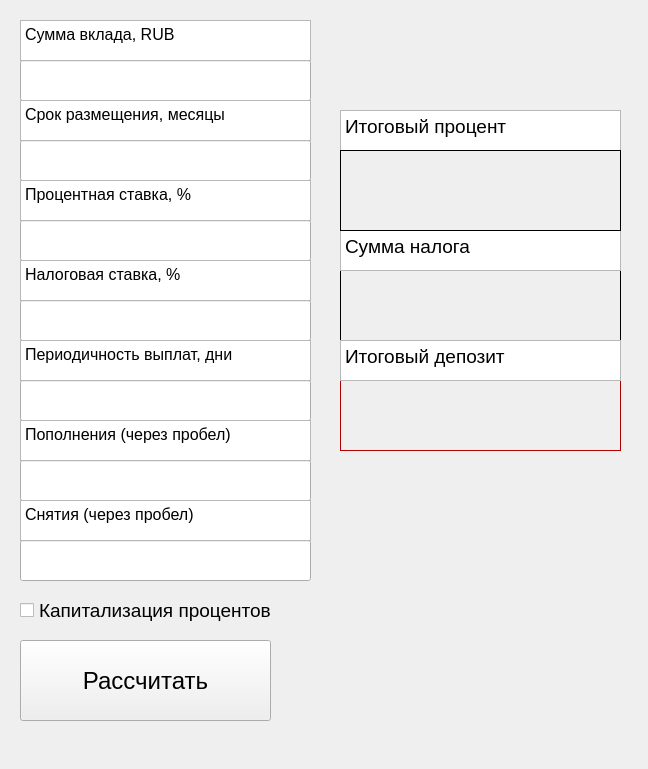
<?xml version="1.0" encoding="UTF-8"?>
<ui version="4.0">
 <class>DepositCalc</class>
 <widget class="QWidget" name="DepositCalc">
  <property name="geometry">
   <rect>
    <x>0</x>
    <y>0</y>
    <width>648</width>
    <height>769</height>
   </rect>
  </property>
  <property name="windowTitle">
   <string>Deposit Calculator</string>
  </property>
  <widget class="QLineEdit" name="amount">
   <property name="geometry">
    <rect>
     <x>20</x>
     <y>60</y>
     <width>291</width>
     <height>41</height>
    </rect>
   </property>
   <property name="maxLength">
    <number>255</number>
   </property>
  </widget>
  <widget class="QLineEdit" name="term">
   <property name="geometry">
    <rect>
     <x>20</x>
     <y>140</y>
     <width>291</width>
     <height>41</height>
    </rect>
   </property>
   <property name="maxLength">
    <number>255</number>
   </property>
  </widget>
  <widget class="QLineEdit" name="rate">
   <property name="geometry">
    <rect>
     <x>20</x>
     <y>220</y>
     <width>291</width>
     <height>41</height>
    </rect>
   </property>
   <property name="maxLength">
    <number>255</number>
   </property>
  </widget>
  <widget class="QLineEdit" name="tax">
   <property name="geometry">
    <rect>
     <x>20</x>
     <y>300</y>
     <width>291</width>
     <height>41</height>
    </rect>
   </property>
   <property name="maxLength">
    <number>255</number>
   </property>
  </widget>
  <widget class="QLineEdit" name="frequency">
   <property name="geometry">
    <rect>
     <x>20</x>
     <y>380</y>
     <width>291</width>
     <height>41</height>
    </rect>
   </property>
   <property name="maxLength">
    <number>255</number>
   </property>
  </widget>
  <widget class="QCheckBox" name="cap_percent">
   <property name="geometry">
    <rect>
     <x>20</x>
     <y>590</y>
     <width>291</width>
     <height>41</height>
    </rect>
   </property>
   <property name="font">
    <font>
     <pointsize>14</pointsize>
    </font>
   </property>
   <property name="text">
    <string>Капитализация процентов</string>
   </property>
   <property name="iconSize">
    <size>
     <width>32</width>
     <height>32</height>
    </size>
   </property>
  </widget>
  <widget class="QLineEdit" name="replen">
   <property name="geometry">
    <rect>
     <x>20</x>
     <y>460</y>
     <width>291</width>
     <height>41</height>
    </rect>
   </property>
   <property name="maxLength">
    <number>255</number>
   </property>
  </widget>
  <widget class="QLineEdit" name="withdraw">
   <property name="geometry">
    <rect>
     <x>20</x>
     <y>540</y>
     <width>291</width>
     <height>41</height>
    </rect>
   </property>
   <property name="maxLength">
    <number>255</number>
   </property>
  </widget>
  <widget class="QLabel" name="DepOutput">
   <property name="geometry">
    <rect>
     <x>340</x>
     <y>380</y>
     <width>281</width>
     <height>71</height>
    </rect>
   </property>
   <property name="font">
    <font>
     <pointsize>14</pointsize>
    </font>
   </property>
   <property name="styleSheet">
    <string notr="true">color: rgb(179, 0, 3);</string>
   </property>
   <property name="frameShape">
    <enum>QFrame::Box</enum>
   </property>
   <property name="text">
    <string/>
   </property>
   <property name="alignment">
    <set>Qt::AlignLeading|Qt::AlignLeft|Qt::AlignVCenter</set>
   </property>
   <property name="textInteractionFlags">
    <set>Qt::NoTextInteraction</set>
   </property>
  </widget>
  <widget class="QLabel" name="taxOutput">
   <property name="geometry">
    <rect>
     <x>340</x>
     <y>270</y>
     <width>281</width>
     <height>71</height>
    </rect>
   </property>
   <property name="font">
    <font>
     <pointsize>14</pointsize>
    </font>
   </property>
   <property name="frameShape">
    <enum>QFrame::Box</enum>
   </property>
   <property name="text">
    <string/>
   </property>
  </widget>
  <widget class="QTextEdit" name="textEdit">
   <property name="geometry">
    <rect>
     <x>20</x>
     <y>20</y>
     <width>291</width>
     <height>41</height>
    </rect>
   </property>
   <property name="html">
    <string>&lt;!DOCTYPE HTML PUBLIC &quot;-//W3C//DTD HTML 4.0//EN&quot; &quot;http://www.w3.org/TR/REC-html40/strict.dtd&quot;&gt;
&lt;html&gt;&lt;head&gt;&lt;meta name=&quot;qrichtext&quot; content=&quot;1&quot; /&gt;&lt;meta charset=&quot;utf-8&quot; /&gt;&lt;style type=&quot;text/css&quot;&gt;
p, li { white-space: pre-wrap; }
hr { height: 1px; border-width: 0; }
li.unchecked::marker { content: &quot;\2610&quot;; }
li.checked::marker { content: &quot;\2612&quot;; }
&lt;/style&gt;&lt;/head&gt;&lt;body style=&quot; font-family:'Segoe UI'; font-size:9.75pt; font-weight:400; font-style:normal;&quot;&gt;
&lt;p style=&quot; margin-top:0px; margin-bottom:0px; margin-left:0px; margin-right:0px; -qt-block-indent:0; text-indent:0px;&quot;&gt;&lt;span style=&quot; font-size:12pt;&quot;&gt;Cумма вклада, RUB&lt;/span&gt;&lt;/p&gt;&lt;/body&gt;&lt;/html&gt;</string>
   </property>
   <property name="textInteractionFlags">
    <set>Qt::NoTextInteraction</set>
   </property>
  </widget>
  <widget class="QTextEdit" name="textEdit_2">
   <property name="geometry">
    <rect>
     <x>20</x>
     <y>100</y>
     <width>291</width>
     <height>41</height>
    </rect>
   </property>
   <property name="html">
    <string>&lt;!DOCTYPE HTML PUBLIC &quot;-//W3C//DTD HTML 4.0//EN&quot; &quot;http://www.w3.org/TR/REC-html40/strict.dtd&quot;&gt;
&lt;html&gt;&lt;head&gt;&lt;meta name=&quot;qrichtext&quot; content=&quot;1&quot; /&gt;&lt;meta charset=&quot;utf-8&quot; /&gt;&lt;style type=&quot;text/css&quot;&gt;
p, li { white-space: pre-wrap; }
hr { height: 1px; border-width: 0; }
li.unchecked::marker { content: &quot;\2610&quot;; }
li.checked::marker { content: &quot;\2612&quot;; }
&lt;/style&gt;&lt;/head&gt;&lt;body style=&quot; font-family:'Segoe UI'; font-size:9.75pt; font-weight:400; font-style:normal;&quot;&gt;
&lt;p style=&quot; margin-top:0px; margin-bottom:0px; margin-left:0px; margin-right:0px; -qt-block-indent:0; text-indent:0px;&quot;&gt;&lt;span style=&quot; font-size:12pt;&quot;&gt;Срок размещения, месяцы&lt;/span&gt;&lt;/p&gt;&lt;/body&gt;&lt;/html&gt;</string>
   </property>
   <property name="textInteractionFlags">
    <set>Qt::NoTextInteraction</set>
   </property>
  </widget>
  <widget class="QTextEdit" name="textEdit_3">
   <property name="geometry">
    <rect>
     <x>20</x>
     <y>180</y>
     <width>291</width>
     <height>41</height>
    </rect>
   </property>
   <property name="html">
    <string>&lt;!DOCTYPE HTML PUBLIC &quot;-//W3C//DTD HTML 4.0//EN&quot; &quot;http://www.w3.org/TR/REC-html40/strict.dtd&quot;&gt;
&lt;html&gt;&lt;head&gt;&lt;meta name=&quot;qrichtext&quot; content=&quot;1&quot; /&gt;&lt;meta charset=&quot;utf-8&quot; /&gt;&lt;style type=&quot;text/css&quot;&gt;
p, li { white-space: pre-wrap; }
hr { height: 1px; border-width: 0; }
li.unchecked::marker { content: &quot;\2610&quot;; }
li.checked::marker { content: &quot;\2612&quot;; }
&lt;/style&gt;&lt;/head&gt;&lt;body style=&quot; font-family:'Segoe UI'; font-size:9.75pt; font-weight:400; font-style:normal;&quot;&gt;
&lt;p style=&quot; margin-top:0px; margin-bottom:0px; margin-left:0px; margin-right:0px; -qt-block-indent:0; text-indent:0px;&quot;&gt;&lt;span style=&quot; font-size:12pt;&quot;&gt;Процентная ставка, %&lt;/span&gt;&lt;/p&gt;&lt;/body&gt;&lt;/html&gt;</string>
   </property>
   <property name="textInteractionFlags">
    <set>Qt::NoTextInteraction</set>
   </property>
  </widget>
  <widget class="QTextEdit" name="textEdit_4">
   <property name="geometry">
    <rect>
     <x>20</x>
     <y>260</y>
     <width>291</width>
     <height>41</height>
    </rect>
   </property>
   <property name="html">
    <string>&lt;!DOCTYPE HTML PUBLIC &quot;-//W3C//DTD HTML 4.0//EN&quot; &quot;http://www.w3.org/TR/REC-html40/strict.dtd&quot;&gt;
&lt;html&gt;&lt;head&gt;&lt;meta name=&quot;qrichtext&quot; content=&quot;1&quot; /&gt;&lt;meta charset=&quot;utf-8&quot; /&gt;&lt;style type=&quot;text/css&quot;&gt;
p, li { white-space: pre-wrap; }
hr { height: 1px; border-width: 0; }
li.unchecked::marker { content: &quot;\2610&quot;; }
li.checked::marker { content: &quot;\2612&quot;; }
&lt;/style&gt;&lt;/head&gt;&lt;body style=&quot; font-family:'Segoe UI'; font-size:9.75pt; font-weight:400; font-style:normal;&quot;&gt;
&lt;p style=&quot; margin-top:0px; margin-bottom:0px; margin-left:0px; margin-right:0px; -qt-block-indent:0; text-indent:0px;&quot;&gt;&lt;span style=&quot; font-size:12pt;&quot;&gt;Налоговая ставка, %&lt;/span&gt;&lt;/p&gt;&lt;/body&gt;&lt;/html&gt;</string>
   </property>
   <property name="textInteractionFlags">
    <set>Qt::NoTextInteraction</set>
   </property>
  </widget>
  <widget class="QTextEdit" name="textEdit_5">
   <property name="geometry">
    <rect>
     <x>20</x>
     <y>340</y>
     <width>291</width>
     <height>41</height>
    </rect>
   </property>
   <property name="html">
    <string>&lt;!DOCTYPE HTML PUBLIC &quot;-//W3C//DTD HTML 4.0//EN&quot; &quot;http://www.w3.org/TR/REC-html40/strict.dtd&quot;&gt;
&lt;html&gt;&lt;head&gt;&lt;meta name=&quot;qrichtext&quot; content=&quot;1&quot; /&gt;&lt;meta charset=&quot;utf-8&quot; /&gt;&lt;style type=&quot;text/css&quot;&gt;
p, li { white-space: pre-wrap; }
hr { height: 1px; border-width: 0; }
li.unchecked::marker { content: &quot;\2610&quot;; }
li.checked::marker { content: &quot;\2612&quot;; }
&lt;/style&gt;&lt;/head&gt;&lt;body style=&quot; font-family:'Segoe UI'; font-size:9.75pt; font-weight:400; font-style:normal;&quot;&gt;
&lt;p style=&quot; margin-top:0px; margin-bottom:0px; margin-left:0px; margin-right:0px; -qt-block-indent:0; text-indent:0px;&quot;&gt;&lt;span style=&quot; font-size:12pt;&quot;&gt;Периодичность выплат, дни&lt;/span&gt;&lt;/p&gt;&lt;/body&gt;&lt;/html&gt;</string>
   </property>
   <property name="textInteractionFlags">
    <set>Qt::NoTextInteraction</set>
   </property>
  </widget>
  <widget class="QTextEdit" name="textEdit_6">
   <property name="geometry">
    <rect>
     <x>20</x>
     <y>420</y>
     <width>291</width>
     <height>41</height>
    </rect>
   </property>
   <property name="html">
    <string>&lt;!DOCTYPE HTML PUBLIC &quot;-//W3C//DTD HTML 4.0//EN&quot; &quot;http://www.w3.org/TR/REC-html40/strict.dtd&quot;&gt;
&lt;html&gt;&lt;head&gt;&lt;meta name=&quot;qrichtext&quot; content=&quot;1&quot; /&gt;&lt;meta charset=&quot;utf-8&quot; /&gt;&lt;style type=&quot;text/css&quot;&gt;
p, li { white-space: pre-wrap; }
hr { height: 1px; border-width: 0; }
li.unchecked::marker { content: &quot;\2610&quot;; }
li.checked::marker { content: &quot;\2612&quot;; }
&lt;/style&gt;&lt;/head&gt;&lt;body style=&quot; font-family:'Segoe UI'; font-size:9.75pt; font-weight:400; font-style:normal;&quot;&gt;
&lt;p style=&quot; margin-top:0px; margin-bottom:0px; margin-left:0px; margin-right:0px; -qt-block-indent:0; text-indent:0px;&quot;&gt;&lt;span style=&quot; font-size:12pt;&quot;&gt;Пополнения (через пробел)&lt;/span&gt;&lt;/p&gt;&lt;/body&gt;&lt;/html&gt;</string>
   </property>
   <property name="textInteractionFlags">
    <set>Qt::NoTextInteraction</set>
   </property>
  </widget>
  <widget class="QTextEdit" name="textEdit_7">
   <property name="geometry">
    <rect>
     <x>20</x>
     <y>500</y>
     <width>291</width>
     <height>41</height>
    </rect>
   </property>
   <property name="html">
    <string>&lt;!DOCTYPE HTML PUBLIC &quot;-//W3C//DTD HTML 4.0//EN&quot; &quot;http://www.w3.org/TR/REC-html40/strict.dtd&quot;&gt;
&lt;html&gt;&lt;head&gt;&lt;meta name=&quot;qrichtext&quot; content=&quot;1&quot; /&gt;&lt;meta charset=&quot;utf-8&quot; /&gt;&lt;style type=&quot;text/css&quot;&gt;
p, li { white-space: pre-wrap; }
hr { height: 1px; border-width: 0; }
li.unchecked::marker { content: &quot;\2610&quot;; }
li.checked::marker { content: &quot;\2612&quot;; }
&lt;/style&gt;&lt;/head&gt;&lt;body style=&quot; font-family:'Segoe UI'; font-size:9.75pt; font-weight:400; font-style:normal;&quot;&gt;
&lt;p style=&quot; margin-top:0px; margin-bottom:0px; margin-left:0px; margin-right:0px; -qt-block-indent:0; text-indent:0px;&quot;&gt;&lt;span style=&quot; font-size:12pt;&quot;&gt;Снятия (через пробел)&lt;/span&gt;&lt;/p&gt;&lt;/body&gt;&lt;/html&gt;</string>
   </property>
   <property name="textInteractionFlags">
    <set>Qt::NoTextInteraction</set>
   </property>
  </widget>
  <widget class="QTextEdit" name="textEdit_8">
   <property name="geometry">
    <rect>
     <x>340</x>
     <y>110</y>
     <width>281</width>
     <height>41</height>
    </rect>
   </property>
   <property name="html">
    <string>&lt;!DOCTYPE HTML PUBLIC &quot;-//W3C//DTD HTML 4.0//EN&quot; &quot;http://www.w3.org/TR/REC-html40/strict.dtd&quot;&gt;
&lt;html&gt;&lt;head&gt;&lt;meta name=&quot;qrichtext&quot; content=&quot;1&quot; /&gt;&lt;meta charset=&quot;utf-8&quot; /&gt;&lt;style type=&quot;text/css&quot;&gt;
p, li { white-space: pre-wrap; }
hr { height: 1px; border-width: 0; }
li.unchecked::marker { content: &quot;\2610&quot;; }
li.checked::marker { content: &quot;\2612&quot;; }
&lt;/style&gt;&lt;/head&gt;&lt;body style=&quot; font-family:'Segoe UI'; font-size:9.75pt; font-weight:400; font-style:normal;&quot;&gt;
&lt;p style=&quot; margin-top:0px; margin-bottom:0px; margin-left:0px; margin-right:0px; -qt-block-indent:0; text-indent:0px;&quot;&gt;&lt;span style=&quot; font-size:14pt;&quot;&gt;Итоговый процент&lt;/span&gt;&lt;/p&gt;&lt;/body&gt;&lt;/html&gt;</string>
   </property>
   <property name="textInteractionFlags">
    <set>Qt::NoTextInteraction</set>
   </property>
  </widget>
  <widget class="QTextEdit" name="textEdit_9">
   <property name="geometry">
    <rect>
     <x>340</x>
     <y>230</y>
     <width>281</width>
     <height>41</height>
    </rect>
   </property>
   <property name="html">
    <string>&lt;!DOCTYPE HTML PUBLIC &quot;-//W3C//DTD HTML 4.0//EN&quot; &quot;http://www.w3.org/TR/REC-html40/strict.dtd&quot;&gt;
&lt;html&gt;&lt;head&gt;&lt;meta name=&quot;qrichtext&quot; content=&quot;1&quot; /&gt;&lt;meta charset=&quot;utf-8&quot; /&gt;&lt;style type=&quot;text/css&quot;&gt;
p, li { white-space: pre-wrap; }
hr { height: 1px; border-width: 0; }
li.unchecked::marker { content: &quot;\2610&quot;; }
li.checked::marker { content: &quot;\2612&quot;; }
&lt;/style&gt;&lt;/head&gt;&lt;body style=&quot; font-family:'Segoe UI'; font-size:9.75pt; font-weight:400; font-style:normal;&quot;&gt;
&lt;p style=&quot; margin-top:0px; margin-bottom:0px; margin-left:0px; margin-right:0px; -qt-block-indent:0; text-indent:0px;&quot;&gt;&lt;span style=&quot; font-size:14pt;&quot;&gt;Сумма налога&lt;/span&gt;&lt;/p&gt;&lt;/body&gt;&lt;/html&gt;</string>
   </property>
   <property name="textInteractionFlags">
    <set>Qt::NoTextInteraction</set>
   </property>
  </widget>
  <widget class="QTextEdit" name="textEdit_10">
   <property name="geometry">
    <rect>
     <x>340</x>
     <y>340</y>
     <width>281</width>
     <height>41</height>
    </rect>
   </property>
   <property name="lineWrapMode">
    <enum>QTextEdit::WidgetWidth</enum>
   </property>
   <property name="html">
    <string>&lt;!DOCTYPE HTML PUBLIC &quot;-//W3C//DTD HTML 4.0//EN&quot; &quot;http://www.w3.org/TR/REC-html40/strict.dtd&quot;&gt;
&lt;html&gt;&lt;head&gt;&lt;meta name=&quot;qrichtext&quot; content=&quot;1&quot; /&gt;&lt;meta charset=&quot;utf-8&quot; /&gt;&lt;style type=&quot;text/css&quot;&gt;
p, li { white-space: pre-wrap; }
hr { height: 1px; border-width: 0; }
li.unchecked::marker { content: &quot;\2610&quot;; }
li.checked::marker { content: &quot;\2612&quot;; }
&lt;/style&gt;&lt;/head&gt;&lt;body style=&quot; font-family:'Segoe UI'; font-size:9.75pt; font-weight:400; font-style:normal;&quot;&gt;
&lt;p style=&quot; margin-top:0px; margin-bottom:0px; margin-left:0px; margin-right:0px; -qt-block-indent:0; text-indent:0px;&quot;&gt;&lt;span style=&quot; font-size:14pt;&quot;&gt;Итоговый депозит&lt;/span&gt;&lt;/p&gt;&lt;/body&gt;&lt;/html&gt;</string>
   </property>
   <property name="textInteractionFlags">
    <set>Qt::NoTextInteraction</set>
   </property>
  </widget>
  <widget class="QLabel" name="accOutput">
   <property name="geometry">
    <rect>
     <x>340</x>
     <y>150</y>
     <width>281</width>
     <height>81</height>
    </rect>
   </property>
   <property name="font">
    <font>
     <pointsize>14</pointsize>
    </font>
   </property>
   <property name="frameShape">
    <enum>QFrame::Box</enum>
   </property>
   <property name="text">
    <string/>
   </property>
  </widget>
  <widget class="QPushButton" name="execButton">
   <property name="geometry">
    <rect>
     <x>20</x>
     <y>640</y>
     <width>251</width>
     <height>81</height>
    </rect>
   </property>
   <property name="font">
    <font>
     <pointsize>18</pointsize>
    </font>
   </property>
   <property name="text">
    <string>Рассчитать</string>
   </property>
  </widget>
 </widget>
 <resources/>
 <connections/>
</ui>
